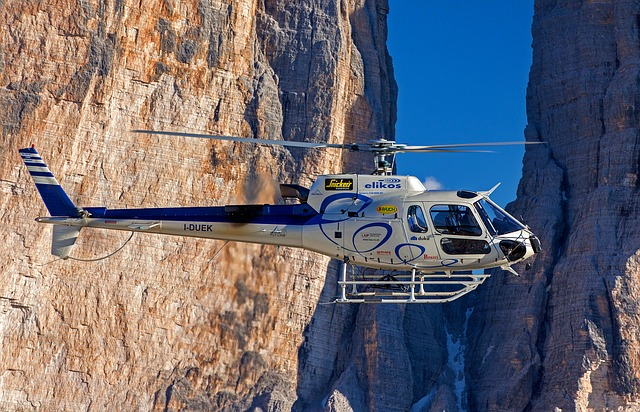
#> input picture Dosyalar/helikopter.jpg, 640 x 412 px, found by its file name
$ python openCv-4_ColorSpaces.py
#> lines starting #> are read from the running program, lines starting #| are printed output that depends on the picture; after the words box and inside, x2 and y2 are one past the last pixel; in counts of white or black regions, pixels touching at a corner belong together
# -*- coding: utf-8 -*-
"""
Created on Tue Mar 31 22:46:36 2020

@author: tdenizgez
"""

import cv2
import numpy as np


img = cv2.imread("C:\\Users\\tdenizgez\\Desktop\\OpenCv\\Dosyalar\\helikopter.jpg")
#> img is the input picture: shape (412, 640, 3); mean B, G, R 115.2, 106.4, 108.2

hsv = cv2.cvtColor(img,cv2.COLOR_BGR2HSV)
#> hsv: shape (412, 640, 3); mean H, S, V 66, 117.2, 141.8

lower_blue=np.array([110,50,50])
upper_blue=np.array([130,255,255])

mask = cv2.inRange(hsv,lower_blue,upper_blue)
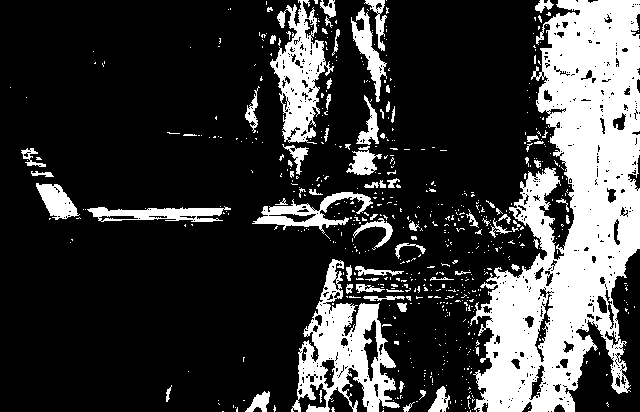
#> mask: shape (412, 640); 23.4% white; 637 white regions (559 under 20 px), largest, box (x1, y1, x2, y2) and area: (470, 0, 640, 412) 37959, (291, 259, 400, 412) 6826, (270, 0, 334, 144) 4102

cv2.imshow("Frame",img)
cv2.imshow("MASK",mask)

cv2.waitKey(0)
cv2.destroyAllWindows()

$ run again, with Dosyalar/balls.jpg copied over Dosyalar/helikopter.jpg
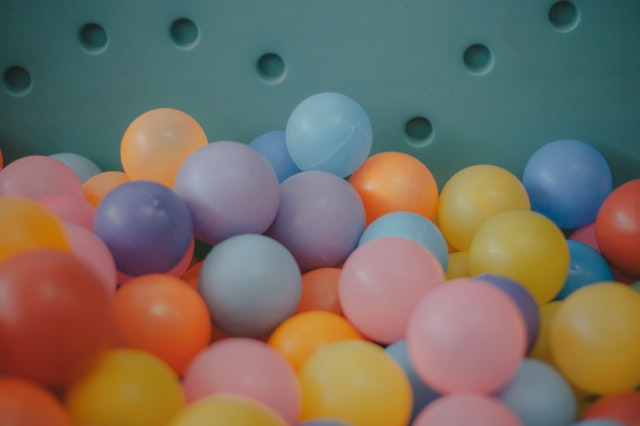
#> input picture Dosyalar/balls.jpg, 640 x 426 px, found by its file name
#> img is the input picture: shape (426, 640, 3); mean B, G, R 97.5, 110.1, 120
#> hsv: shape (426, 640, 3); mean H, S, V 76.2, 115.2, 140.5
#> `mask = cv2.inRange(hsv,lower_blue,upper_blue)`:
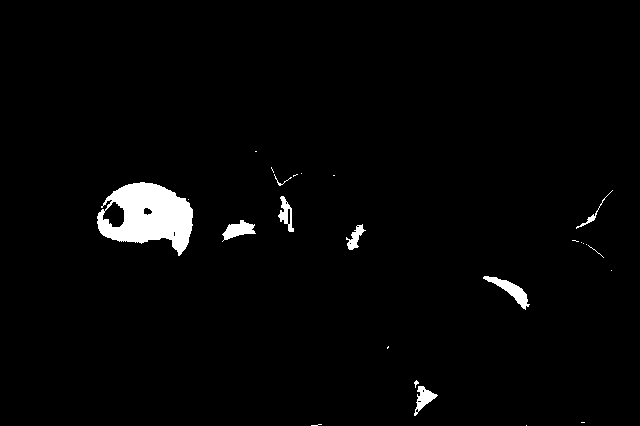
#> mask: shape (426, 640); 2.3% white; 25 white regions (17 under 20 px), largest, box (x1, y1, x2, y2) and area: (97, 182, 193, 256) 4357, (483, 276, 530, 310) 475, (222, 220, 256, 242) 372
